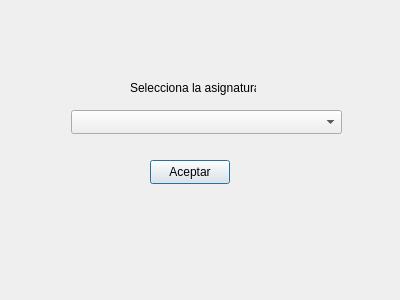
<?xml version="1.0" encoding="UTF-8"?>
<ui version="4.0">
 <class>Dialog</class>
 <widget class="QDialog" name="Dialog">
  <property name="geometry">
   <rect>
    <x>0</x>
    <y>0</y>
    <width>400</width>
    <height>300</height>
   </rect>
  </property>
  <property name="windowTitle">
   <string>Dialog</string>
  </property>
  <widget class="QComboBox" name="comboBox">
   <property name="geometry">
    <rect>
     <x>71</x>
     <y>110</y>
     <width>271</width>
     <height>24</height>
    </rect>
   </property>
  </widget>
  <widget class="QLabel" name="label">
   <property name="geometry">
    <rect>
     <x>130</x>
     <y>80</y>
     <width>126</width>
     <height>16</height>
    </rect>
   </property>
   <property name="text">
    <string>Selecciona la asignatura</string>
   </property>
  </widget>
  <widget class="QPushButton" name="btAceptar">
   <property name="geometry">
    <rect>
     <x>150</x>
     <y>160</y>
     <width>80</width>
     <height>24</height>
    </rect>
   </property>
   <property name="text">
    <string>Aceptar</string>
   </property>
  </widget>
 </widget>
 <resources/>
 <connections/>
</ui>
